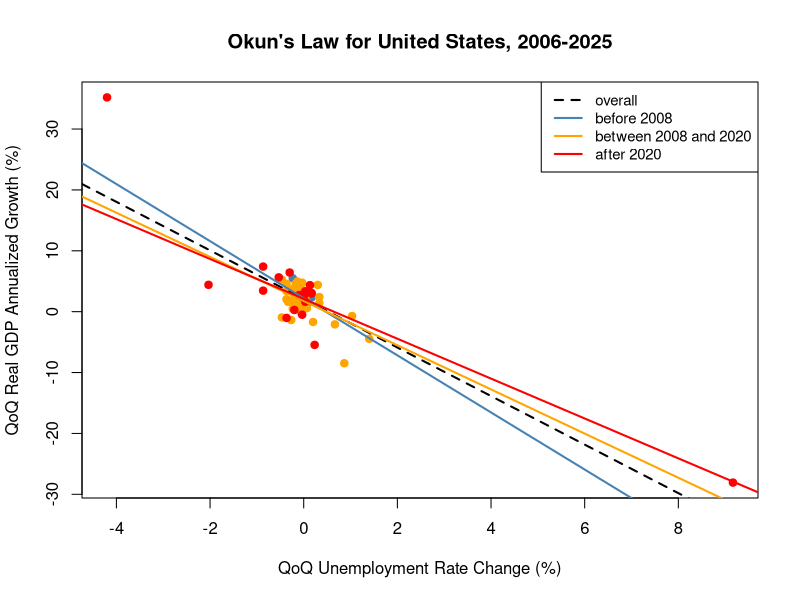

This chart was generated by the following R code: (Note: this script raises an error after producing the figure.)
library(dplyr)
library(lmtest)
library(sandwich)
library(car)

col.overall = "black"
col.before_2008 = "steelblue"
col.between_2008_2020 = "orange"
col.after_2020 = "red"

data.us <- read.csv("data/processed.csv") %>%
  filter(Area == "United States")

after_2008 <- data.us$Quarter >= 2008
after_2020 <- data.us$Quarter >= 2020

plot(gdp_growth ~ unrate_diff,
     data = data.us,
     col = "white",
     xlab = "QoQ Unemployment Rate Change (%)",
     ylab = "QoQ Real GDP Annualized Growth (%)",
     main = sub("\\.", " ", "Okun's Law for United.States, 2006-2025"))
points(gdp_growth ~ unrate_diff,
       data = data.us[!after_2008, ],
       col = col.before_2008,
       pch = 19)
points(gdp_growth ~ unrate_diff,
       data = data.us[after_2008 & !after_2020, ],
       col = col.between_2008_2020,
       pch = 19)
points(gdp_growth ~ unrate_diff,
       data = data.us[after_2020, ],
       col = col.after_2020,
       pch = 19)

# Test if Okun's Law holds overall
mod.us.overall <- lm(gdp_growth ~ unrate_diff, data = data.us)
coeftest(mod.us.overall, vcov. = vcovHC(mod.us.overall, type = "HC1"))
# --- RESULTS ---
# t test of coefficients:
#   
#   Estimate Std. Error t value  Pr(>|t|)    
# (Intercept)  2.08815    0.32046  6.5162 6.460e-09 ***
#   unrate_diff -3.98717    0.80701 -4.9407 4.348e-06 ***
#   ---
#   Signif. codes:  0 ‘***’ 0.001 ‘**’ 0.01 ‘*’ 0.05 ‘.’ 0.1 ‘ ’ 1

abline(mod.us.overall,
       col = col.overall,
       lwd = 2,
       lty = 2)

coefs.us.overall <- mod.us.overall$coefficients

# Test if Okun's Law is stable over periods
mod.us.recessions <- lm(gdp_growth ~ unrate_diff*after_2008 + unrate_diff*after_2020,
                        data = data.us)
coefs.us.recessions <- mod.us.recessions$coefficients

linearHypothesis(mod.us.recessions,
                 c("unrate_diff:after_2008TRUE = 0",
                   "unrate_diff:after_2020TRUE = 0"),
                 vcov. = vcovHC(mod.us.recessions, type = "HC1"))

# --- RESULTS ---
# Linear hypothesis test:
#   unrate_diff:after_2008TRUE = 0
# unrate_diff:after_2020TRUE = 0
# 
# Model 1: restricted model
# Model 2: gdp_growth ~ unrate_diff * after_2008 + unrate_diff * after_2020
# 
# Note: Coefficient covariance matrix supplied.
# 
# Res.Df Df      F Pr(>F)
# 1     76                 
# 2     74  2 0.0508 0.9505

abline(a = coefs.us.recessions[1],
       b = coefs.us.recessions[2],
       col = col.before_2008,
       lwd = 2)
abline(a = coefs.us.recessions[1] + coefs.us.recessions[3],
       b = coefs.us.recessions[2] + coefs.us.recessions[4],
       col = col.between_2008_2020,
       lwd = 2)
abline(a = coefs.us.recessions[1] + coefs.us.recessions[3] + coefs.us.recessions[5],
       b = coefs.us.recessions[2] + coefs.us.recessions[4] + coefs.us.recessions[6],
       col = col.after_2020,
       lwd = 2)

legend("topright",
       legend = c("overall", "before 2008", "between 2008 and 2020", "after 2020"),
       col = c(col.overall, col.before_2008, col.between_2008_2020, col.after_2020),
       lwd = 2,
       lty= c(2, 1, 1, 1),
       cex = 0.9)

okun_results.periods <- 
  data.frame(
    "Period" = c("2006-2020", "2006-2008", "2008-2020", "2020-2025"),
    "intercept" = c(coefs.us.overall[1], 
                     coefs.us.recessions[1], 
                     coefs.us.recessions[1] + coefs.us.recessions[3], 
                     coefs.us.recessions[1] + coefs.us.recessions[3] + coefs.us.recessions[5]),
    "coef" = c(coefs.us.overall[2],
                coefs.us.recessions[2],
                coefs.us.recessions[2] + coefs.us.recessions[4],
                coefs.us.recessions[2] + coefs.us.recessions[4] + coefs.us.recessions[6]))

write.csv(okun_results.periods, "results/okun_results.periods.csv", row.names = F)

# clear all variables
rm(list = ls())
